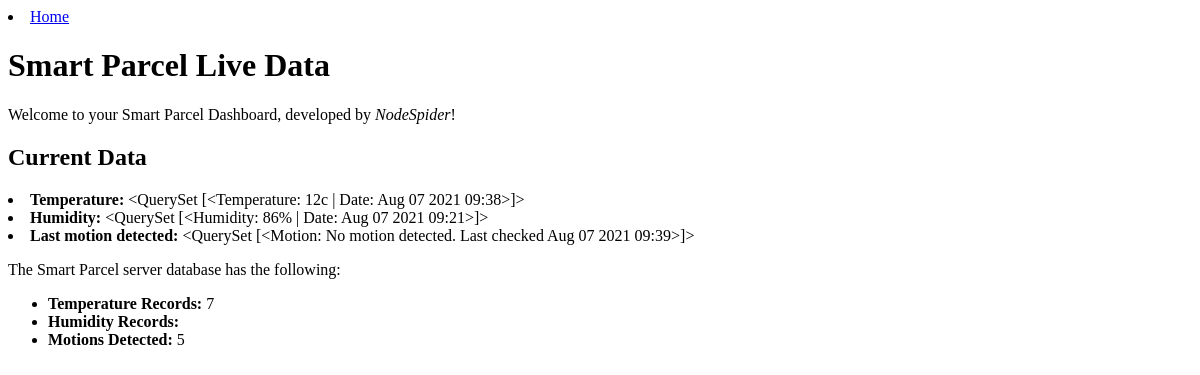
The app's page /, older data.
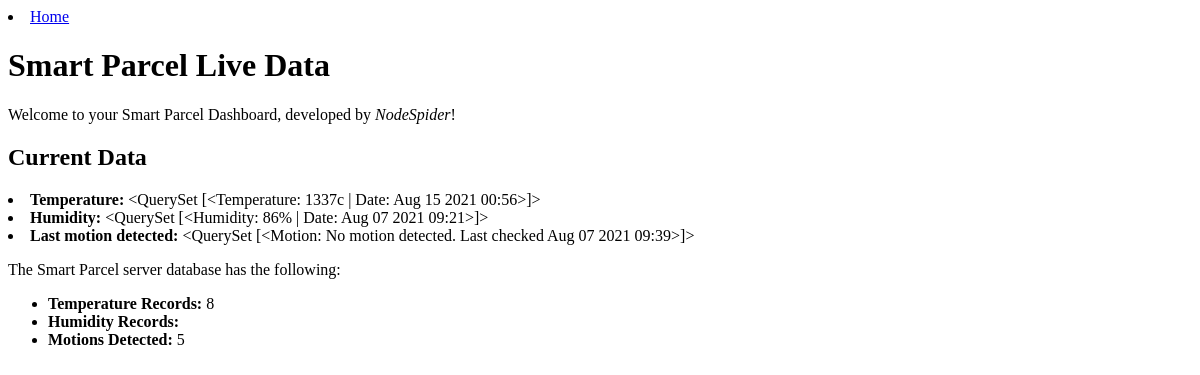
The same page, newer data.
### ns_parcelbox_api/models.py (models this page shows)
class Temperature(models.Model):
    temp = models.Field()
    date_created = models.DateTimeField(
    verbose_name="TimeGenerated", auto_now_add=True)
    def __str__(self):
        d = f"{self.temp}c | Date: {self.date_created.strftime('%h %d %Y %H:%M')}"
        return d

### ns_parcelbox_api/views.py (the view)
# urls.py: path('', views.index, name='index'), ]
def index(request):
    num_temperature = Temperature.objects.all().count()
    temperature_objs = Temperature.objects.order_by('date_created')
    temperature_latest = Temperature.objects.filter().order_by('-id')[:1]
    num_humidity = Humidity.objects.all().count()
    humidity_objs = Humidity.objects.order_by('date_created')
    humidity_latest = Humidity.objects.filter().order_by('-id')[:1]
    num_motion = Motion.objects.all().count()
    motion_objs = Motion.objects.order_by('date_created')
    motion_latest = Motion.objects.filter().order_by('-id')[:1]
    context = {
        'num_temperature': num_temperature,
        'temperature_objs': temperature_objs,
        'temperature_latest' : temperature_latest,
        'num_humdity': num_humidity,
        'humidity_objs': humidity_objs,
        'humidity_latest' : humidity_latest,
        'num_motion': num_motion,
        'motion_objs': motion_objs,
        'motion_latest' : motion_latest,
    }
    return render(request, 'index.html', context=context)

### ns_parcelbox_api/models.py (called while the page is built)
    def __str__(self):
        d = f"{self.humidity_level}% | Date: {self.date_created.strftime('%h %d %Y %H:%M')}"
        return d

    def __str__(self):
        if bool(self.motion) == True:
            d = f"Motion in front of your parcelbox! At {self.date_created.strftime('%h %d %Y %H:%M')}"
        else:
            d = f"No motion detected. Last checked {self.date_created.strftime('%h %d %Y %H:%M')}"
        return d

### ns_parcelbox_api/templates/index.html
<li><a href="{% url 'index' %}">Home</a></li>
{% block content %}
  <h1>Smart Parcel Live Data</h1>
  <p>Welcome to your Smart Parcel Dashboard, developed by <em>NodeSpider</em>!</p>
  <h2>Current Data</h2>
  <li><strong>Temperature:</strong> {{temperature_latest}}</li>
  <li><strong>Humidity:</strong> {{humidity_latest}}</li>
  <li><strong>Last motion detected:</strong> {{motion_latest}}</li>
  <p>The Smart Parcel server database has the following:</p>
  <ul>
    <li><strong>Temperature Records:</strong> {{ num_temperature }}</li>
    <li><strong>Humidity Records:</strong> {{ num_humidity }}</li>
    <li><strong>Motions Detected:</strong> {{ num_motion }}</li>
  </ul>
{% endblock %}

Row changes from the older to the newer data that the page shows:
no longer on this page (row unchanged): Temperature: temp+date_created "<QuerySet [<Temperature: 12c | Date: Aug 07 2021 09:38>]>"
added Temperature: temp+date_created "<QuerySet [<Temperature: 1337c | Date: Aug 15 2021 00:56>]>"
Text that changed along with them:
{{ num_temperature }}: "7" → "8"
